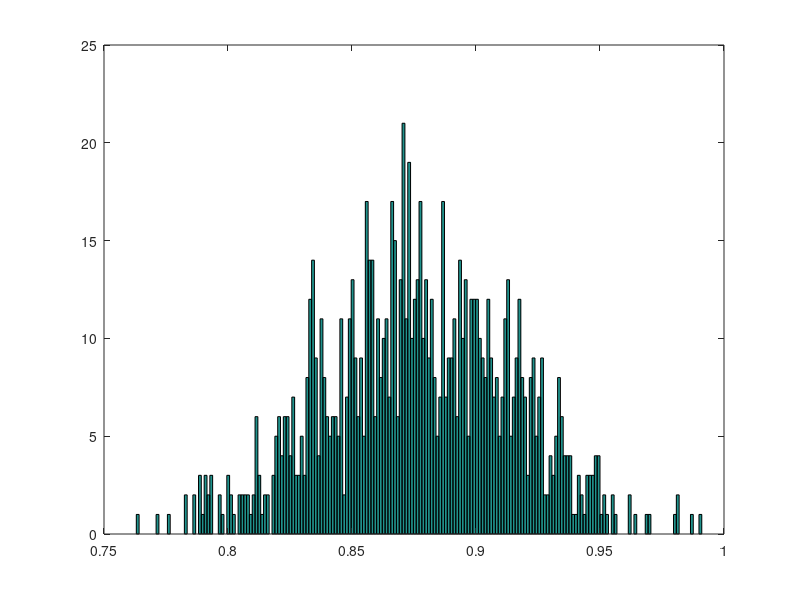

MATLAB code for this plot:
b=2.5;
sigmab=0.007;
h=0.35;
sigmah=0.014;
z=randn(1,1000);
Av=zeros(1,1000);
Iv=zeros(1,1000);
for i=1:1000
    bv=b+z(i)*sigmab;
    hv=h+z(i)*sigmah;
    Av(i)=bv*hv;
    Iv(i)=bv*hv^3/12;
end

hist(Av,200)
mediaA=mean(Av)
despadA=std(Av)
mediaI=mean(Iv)
despadI=std(Iv)